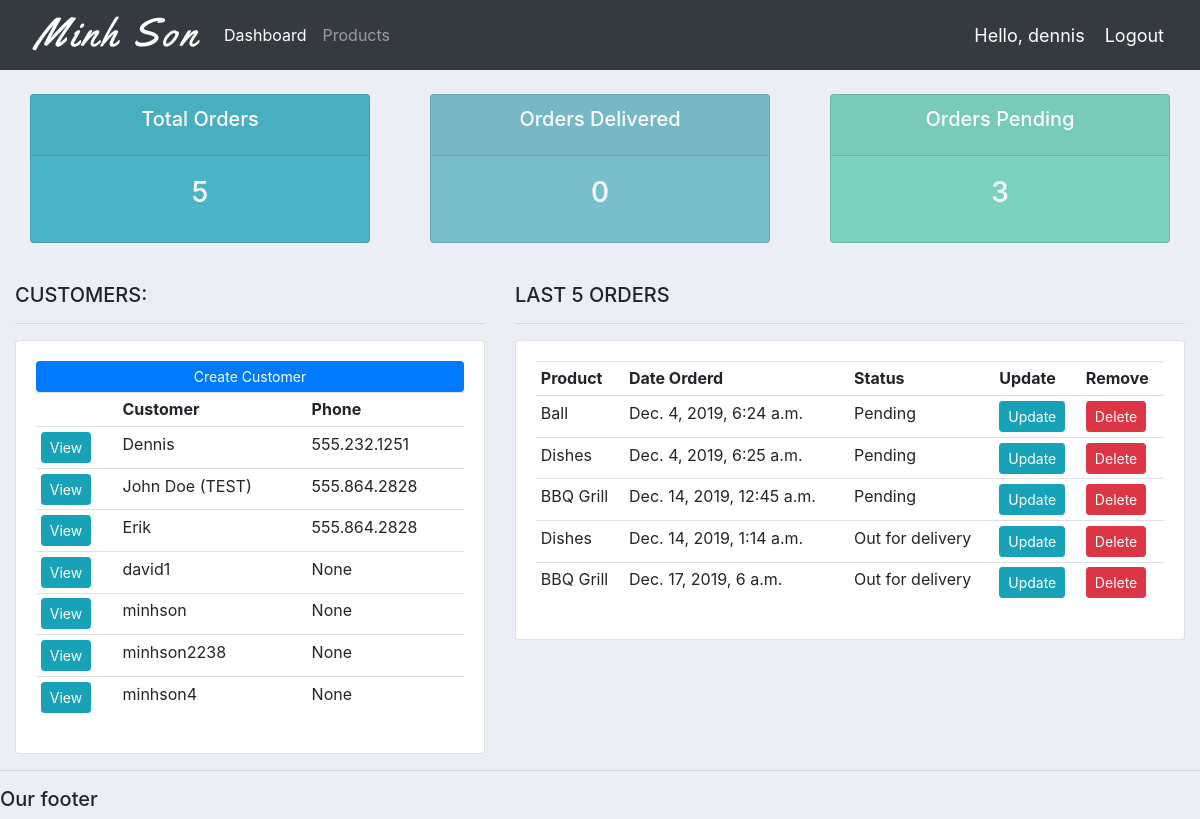
The app's page / (signed in), older data.
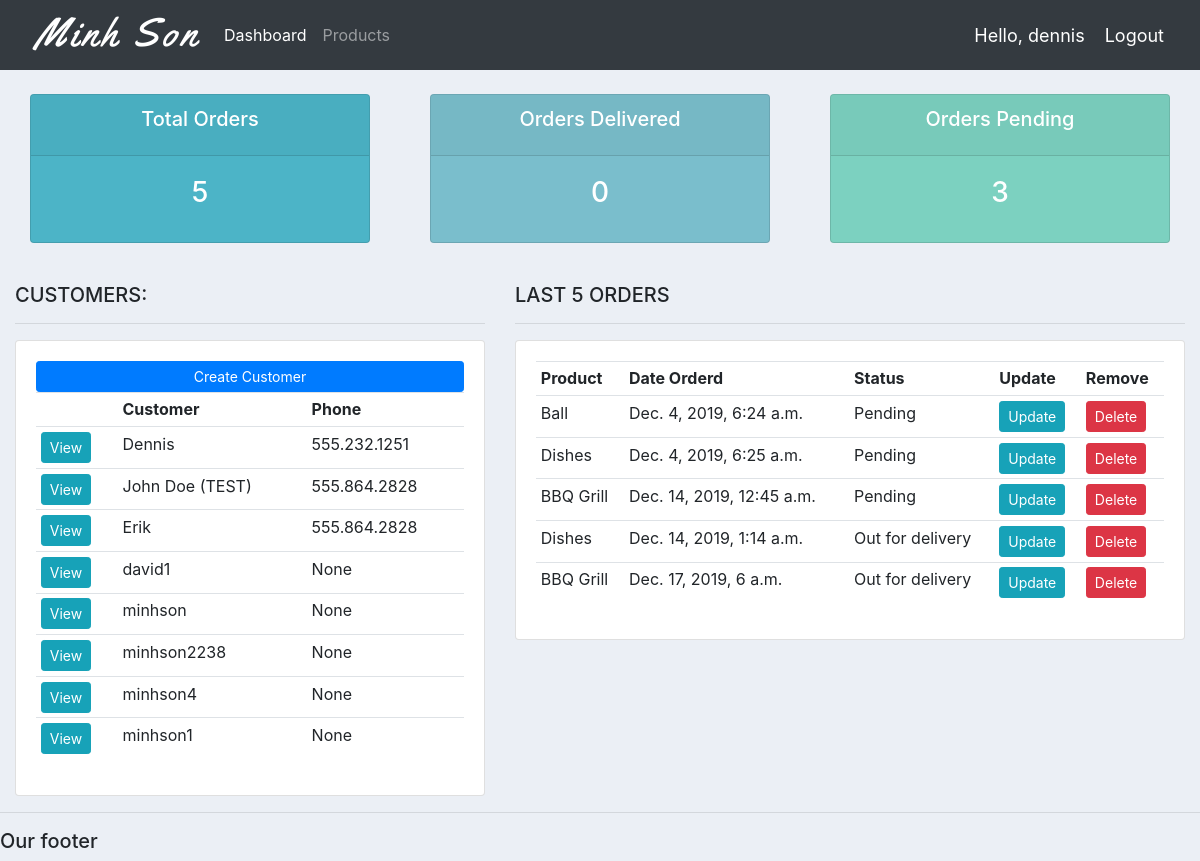
The same page, newer data.
### accounts/models.py (models this page shows, shortened)
class Customer(models.Model):
	user = models.OneToOneField(User, null=True, blank=True, on_delete=models.CASCADE)
	name = models.CharField(max_length=200, null=True)
	phone = models.CharField(max_length=200, null=True)
	email = models.CharField(max_length=200, null=True)
	profile_pic = models.ImageField(default="profile1.png", null=True, blank=True)
	date_created = models.DateTimeField(auto_now_add=True, null=True)

class Order(models.Model):
	STATUS = (
			('Pending', 'Pending'),
			('Out for delivery', 'Out for delivery'),
			('Delivered', 'Delivered'),
			)
	customer = models.ForeignKey(Customer, null=True, on_delete= models.SET_NULL)
	product = models.ForeignKey(Product, null=True, on_delete= models.SET_NULL)
	date_created = models.DateTimeField(auto_now_add=True, null=True)
	status = models.CharField(max_length=200, null=True, choices=STATUS)
	note = models.CharField(max_length=1000, null=True)

class Product(models.Model):
	CATEGORY = (
			('Indoor', 'Indoor'),
			('Out Door', 'Out Door'),
			)
	name = models.CharField(max_length=200, null=True)
	price = models.FloatField(null=True)
	category = models.CharField(max_length=200, null=True, choices=CATEGORY)
	description = models.CharField(max_length=200, null=True, blank=True)
	date_created = models.DateTimeField(auto_now_add=True, null=True)
	tags = models.ManyToManyField(Tag)
	def __str__(self):
		return self.name

### accounts/decorators.py (the view)
	def wrapper_function(request, *args, **kwargs):
		group = None
		if request.user.groups.exists():
			group = request.user.groups.all()[0].name
		if group == 'customer':
			return redirect('user-page')
		if group == 'admin':
			return view_func(request, *args, **kwargs)

### accounts/views.py (called while the page is built)
@login_required(login_url='login')
@admin_only
def home(request):
	orders = Order.objects.all()
	customers = Customer.objects.all()
	total_customers = customers.count()
	total_orders = orders.count()
	delivered = orders.filter(status='Delivered').count()
	pending = orders.filter(status='Pending').count()
	context = {'orders':orders, 'customers':customers,
	'total_orders':total_orders,'delivered':delivered,
	'pending':pending }
	return render(request, 'accounts/dashboard.html', context)

### accounts/templates/accounts/dashboard.html
{%  extends 'accounts/main.html' %}
{% block content %}
{%  include 'accounts/status.html' %}
<br>
<div class="row">
	<div class="col-md-5">
		<h5>CUSTOMERS:</h5>
		<hr>
		<div class="card card-body">
			<a class="btn btn-primary  btn-sm btn-block" href="">Create Customer</a>
			<table class="table table-sm">
				<tr>
					<th></th>
					<th>Customer</th>
					<th>Phone</th>
				</tr>
				{% for customer in customers %}
					<tr>
						<td><a class="btn btn-sm btn-info" href="{% url 'customer' customer.id %}">View</a></td>
						<td>{{customer.name}}</td>
						<td>{{customer.phone}}</td>
					</tr>
				{% endfor %}
			</table>
		</div>
	</div>
	<div class="col-md-7">
		<h5>LAST 5 ORDERS</h5>
		<hr>
		<div class="card card-body">
			<table class="table table-sm">
				<tr>
					<th>Product</th>
					<th>Date Orderd</th>
					<th>Status</th>
					<th>Update</th>
					<th>Remove</th>
				</tr>
				{% for order in orders %}
					<tr>
						<td>{{order.product}}</td>
						<td>{{order.date_created}}</td>
						<td>{{order.status}}</td>
						<td><a class="btn btn-sm btn-info" href="{% url 'update_order' order.id %}">Update</a></td>
						<td><a class="btn btn-sm btn-danger" href="{% url 'delete_order' order.id %}">Delete</a></td>
					</tr>
				{% endfor %}
			</table>
		</div>
	</div>
</div>
{% endblock %}

### accounts/templates/accounts/main.html (shortened to what this page needs)
{% load static %}
<!DOCTYPE html>
<html>
<head>
	<link rel="stylesheet" href="https://stackpath.bootstrapcdn.com/bootstrap/4.3.1/css/bootstrap.min.css">
	<link rel="stylesheet" type="text/css" href="{% static '/css/main.css' %}">
</head>
<body>
	{%  include 'accounts/navbar.html' %}
	<div class="container-fluid">
	{% block content %}
	{% endblock %}
    </div>
	<hr>
	<h5>Our footer</h5>
</body>
</html>

### accounts/templates/accounts/navbar.html (shortened to what this page needs)
{% load static %}
<nav class="navbar navbar-expand-lg navbar-dark bg-dark">
 <img src="{% static 'images/logo1.png' %}">
  <div class="collapse navbar-collapse" id="navbarNav">
    <ul class="navbar-nav">
      {% if request.user.is_staff %}
      <li class="nav-item active">
        <a class="nav-link" href="{% url 'home' %}">Dashboard</a>
      </li>
      <li class="nav-item">
        <a class="nav-link" href="{% url 'products' %}">Products</a>
      </li>
      {% else %}
       <li class="nav-item">
        <a class="nav-link" href="{% url 'account' %}">Settings</a>
      </li>
      {% endif %}
    </ul>
  </div>
  <span class="hello-msg">Hello, {{request.user}}</span>
  <span ><a  class="hello-msg" href="{% url 'logout' %}">Logout</a></span>
</nav>

### accounts/templates/accounts/status.html
<br>
<div class="row">
	<div class="col">
		<div class="col-md">
			<div class="card text-center text-white  mb-3" id="total-orders">
			  	<div class="card-header">
			  		<h5 class="card-title">Total Orders</h5>
			  	</div>
			  	<div class="card-body">
			    	<h3 class="card-title">{{total_orders}}</h3>
			  	</div>
			</div>
		</div>
	</div>
	<div class="col">
		<div class="col-md">
			<div class="card text-center text-white  mb-3" id="orders-delivered">
			  	<div class="card-header">
			  		<h5 class="card-title">Orders Delivered</h5>
			  	</div>
			  	<div class="card-body">
			    	<h3 class="card-title">{{delivered}}</h3>
			  	</div>
			</div>
		</div>
	</div>
	<div class="col">
		<div class="col-md">
			<div class="card text-center text-white  mb-3" id="orders-pending">
			  	<div class="card-header">
			  		<h5 class="card-title">Orders Pending</h5>
			  	</div>
			  	<div class="card-body">
			    	<h3 class="card-title">{{pending}}</h3>
			  	</div>
			</div>
		</div>
	</div>
</div>

### static/css/main.css (style rules this page uses)
body { background-color: #ebeff5; }
#total-orders { background-color: #4cb4c7; }
#orders-delivered { background-color: #7abecc; }
#orders-pending { background-color: #7CD1C0; }

### accounts/templates/accounts/navbar.html (style rules this page uses)
.hello-msg { font-size: 18px; color: #fff; margin-right: 20px; }

Row changes from the older to the newer data that the page shows:
added Customer: name "minhson1", phone "None"
